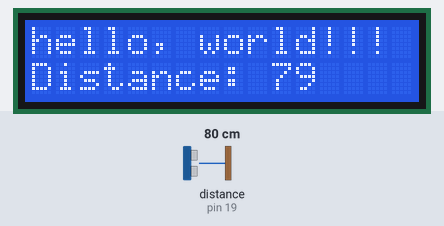
The sketch below on a simulated Arduino Uno, built with avr-gcc and run on an emulated ATmega328P. Parts: 16×2 character LCD. Wiring (inferred from the names in the program): ultrasonic range finder: trigger pin 18; echo pin 19. The inputs (shaded band) are chosen by the test bench; at power-on: distance to the obstacle (sensor on pin 19) 80 cm. The echo pulse lasts 58.3 µs per cm; what the sketch prints to the serial monitor is not drawn.

Above: at 1.2 s.
1.3 s: distance to the obstacle (sensor on pin 19) set to 2 cm
At 3.2 s:
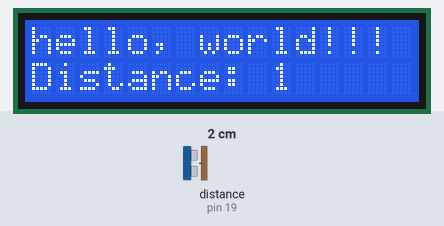
3.5 s: distance to the obstacle (sensor on pin 19) set to 4 cm
At 4.7 s:
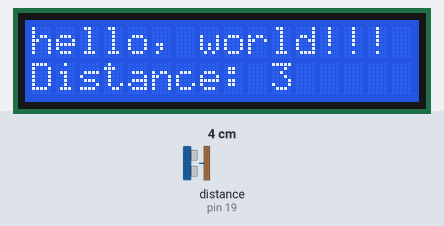
5.1 s: distance to the obstacle (sensor on pin 19) set to 9 cm
At 6.3 s:
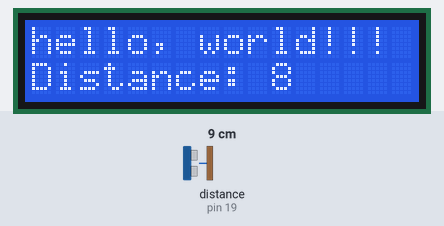
Timing chart, 0 to 8.1 s (numbered marks = the images above; inputs shaded):
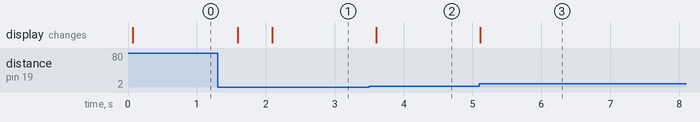

The sketch:

sound-distance-LCD.ino
```cpp
/*
    Ultrasonic sensor Pins:
        VCC: +5VDC
        Trig: 11
        Echo: 12
        GND: GND

        The display unit connections are configured
        for displays without the I2C backpack. If your display
        has one, the connections are different.

        rs: 10
        en: 9
        d2: 4
        d3: 5
        d6: 4
        d7: 5
 */
#include <LiquidCrystal.h>
const int rs = 10, en = 9, d2 = 4, d3 = 5, d4 = 6, d5 = 7;
LiquidCrystal lcd(rs, en, d2, d3, d4, d5);

int trigPin = 18;    //Trig
int echoPin = 19;    //Echo
long duration, cm, inches;

void setup() {
  //Serial Port begin
  Serial.begin (9600);
  //Define inputs and outputs
  pinMode(trigPin, OUTPUT);
  pinMode(echoPin, INPUT);
  // set up the LCD's number of columns and rows:
  lcd.begin(16, 2);
  // Print a message to the LCD.
  lcd.print("hello, world!!!"); //this goes to colum 0 of row 0 by default

}

void loop()
{

  // The sensor is triggered by a HIGH pulse of 10 or more microseconds.
  // Give a short LOW pulse beforehand to ensure a clean HIGH pulse:
  digitalWrite(trigPin, LOW);
  delayMicroseconds(5);
  digitalWrite(trigPin, HIGH);
  delayMicroseconds(20);
  digitalWrite(trigPin, LOW);

  // Read the signal from the sensor: a HIGH pulse whose
  // duration is the time (in microseconds) from the sending
  // of the ping to the reception of its echo off of an object.
  pinMode(echoPin, INPUT);
  duration = pulseIn(echoPin, HIGH);

  // convert the time into a distance
  cm = (duration/2) / 29.1;

  Serial.print(cm);
  Serial.print("cm");
  Serial.println();
  lcd.setCursor(0, 1);//column 0 of row 1
  lcd.print("Distance: ");
  lcd.print(cm);
  delay(500);
  lcd.print("       ");
}
```

Measured:
- after the input at 1.3 s, the display: first changes after 0.29 s (image 1 shows a later state)
- after the input at 3.5 s, the display: changes after 0.10 s (image 2)
- after the input at 5.1 s, the display: changes at once (image 3)
